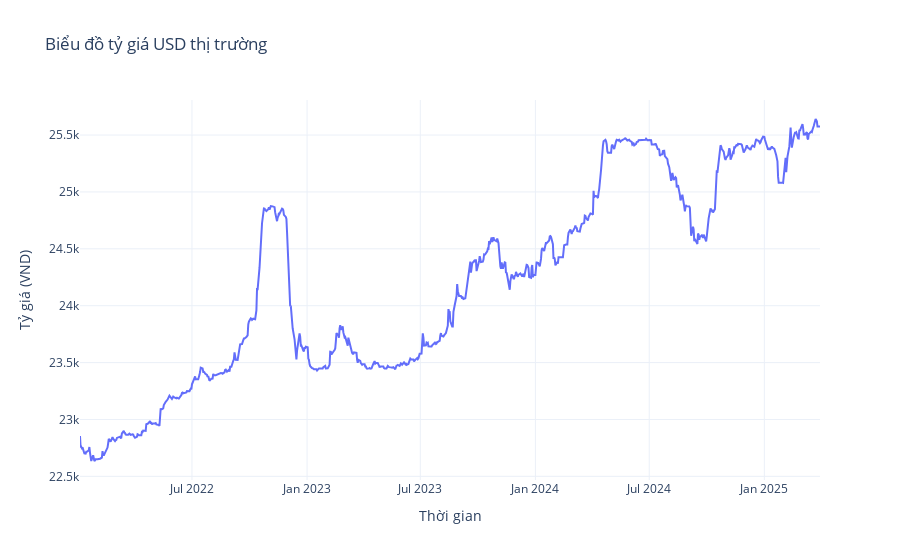

Notebook cell for this chart:
### Markdown cell above
## Exchange market

### Code cell
fig = go.Figure()

fig.add_trace(go.Scatter(x=usd_exchange_market["Time"].values, y=usd_exchange_market["Value"].values, mode="lines", name="USD Exchange Market"))

fig.update_layout(
    title="Biểu đồ tỷ giá USD thị trường",
    xaxis_title="Thời gian",
    yaxis_title="Tỷ giá (VND)",
    plot_bgcolor="rgba(0, 0, 0, 0)",
    template="plotly_white"
)

fig.show()

### Figure 1 — Plotly figure (JSON) as saved in the notebook; plotly's stock layout.template omitted (floating-point values rounded to 4 significant figures; data arrays with more than 128 entries replaced by an {"elided": "..."} marker saying what was removed)
{"data": [{"mode": "lines", "name": "USD Exchange Market", "type": "scatter", "x": {"elided": "846 str values"}, "y": {"elided": "846 float values"}}], "layout": {"plot_bgcolor": "rgba(0, 0, 0, 0)", "title": {"text": "Biểu đồ tỷ giá USD thị trường"}, "xaxis": {"title": {"text": "Thời gian"}}, "yaxis": {"title": {"text": "Tỷ giá (VND)"}}}}
